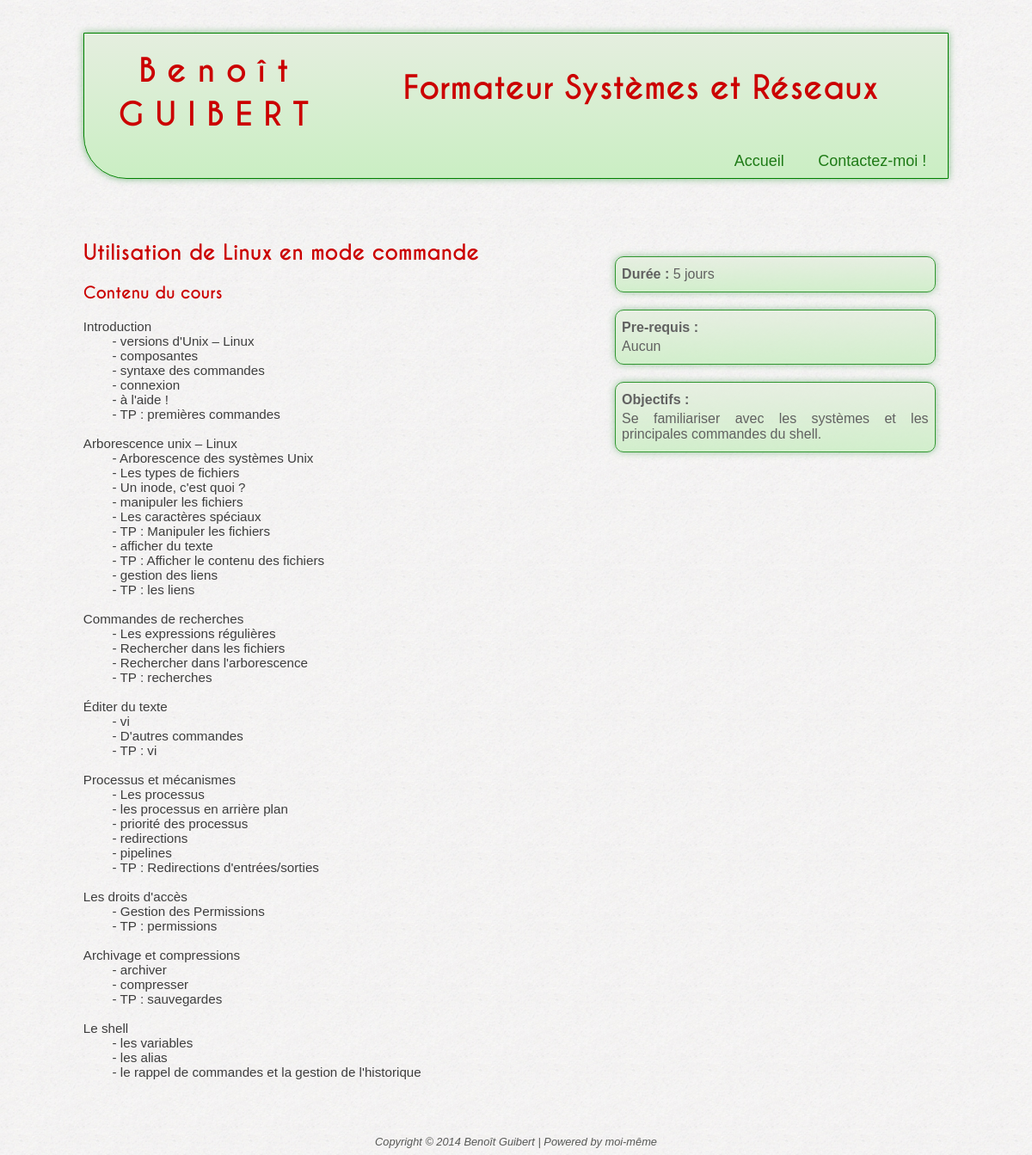
Page /cours/1 on the committed database.
### main/models.py (models this page shows)
class Cours(models.Model):
	id_cours = models.CharField(max_length=25)
	intitule = models.CharField(max_length=100)
	prerequis = models.TextField(default="Aucun")
	objectif = models.TextField(default="")
	duree = models.IntegerField(max_length=2)
	icone = models.CharField(max_length=25, null=True)
	categorie = models.ForeignKey('Categorie', default=1)
	mots_cles = models.CharField(max_length=100, null=True)
	tarif = models.IntegerField(max_length=4)
	contenu = models.TextField()
	def __str__(self):
		"""
                Cette méthode à définir dans tous les modèles permettra
		de reconnaître facilement les différents objets traités
                par la suite et pour l'administration
                """
                return u'%s' % self.id_cours

### main/views.py (the view)
# urls.py: url(r'^cours/(?P<cours_id>\d+)$', 'afficher_cours'),
def afficher_cours(request, cours_id):
	cours = get_object_or_404(Cours, id=cours_id)
	formations = Cours.objects.all()
	return render(request, 'monCV/afficher_cours.html', locals())

### templates/monCV/afficher_cours.html
﻿{% extends "monCV/base.html" %}
{% block section %}
<article>
	<h2>{{ cours.intitule }}</h2>
	<h3>Contenu du cours</h3>
	<pre>{{ cours.contenu }}</pre>
</article>
{% endblock %}
{% block aside %}
	<div class="infos">
		<p><strong>Durée :</strong> {{ cours.duree}} jours</p>
	</div>
	<div class="infos">
		<p><strong>Pre-requis :</strong></p>
		<p>{{ cours.prerequis }}</p>
	</div>
	<div class="infos">
		<p><strong>Objectifs :</strong></p>
		<p>{{ cours.objectif}}</p>
	</div>
{% endblock %}

### static/css/styles.css (style rules this page uses)
html { font-family: sans-serif; //font-family: Courier,monospace ; //font-weight: bold ; }
h2 { color: #CB0000 ; font-family: caviardreams; }
h3 { color: #CB0000 ; font-family: caviardreams ; }
p { color: #3D3D3D ; }
pre { color: #3D3D3D; font-size: 1.1em ; }
body { background: url('img/back.jpg') ; }
pre { font-family: sans-serif; font-size: 0.95em; }
aside .infos { //display: inline-block; background: linear-gradient( #E5EEDF, #CAEEC3 ) ; border: 1px groove green ; border-radius: 10px ; box-shadow: 0 0 8px rgba(75, 160, 85, 0.7) ; margin: 20px 10px ; padding: 7px ; color: #3D3D3D ; opacity: 0.8; }
aside .infos p { text-align: justify ; }
aside .infos p, aside .infos ul { margin-top: 4px; margin-bottom: 4px ; }

### rows in the picture
Cours: intitule "Utilisation de Linux en mode commande", contenu "Introduction - versions d'Unix – Linux - composantes - syntaxe des commandes - connexion - à l'aide ! - TP : premières commandes Arborescence unix – Linux - Arborescence des systèmes Unix - Les types de fichiers - Un inode, c'est quoi ? - manipuler les fichiers - Les caractères spéciaux - TP : Manipuler les fichiers - afficher du texte - TP : Afficher le contenu des fichiers - gestion des liens - TP : les liens Commandes de recherches - Les expressions régulières - Rechercher dans les fichiers - Rechercher dans l'arborescence - TP : recherches Éditer du texte - vi - D'autres commandes - TP : vi Processus et mécanismes - Les processus - les processus en arrière plan - priorité des processus…", duree "5", prerequis "Aucun", objectif "Se familiariser avec les systèmes et les principales commandes du shell."
